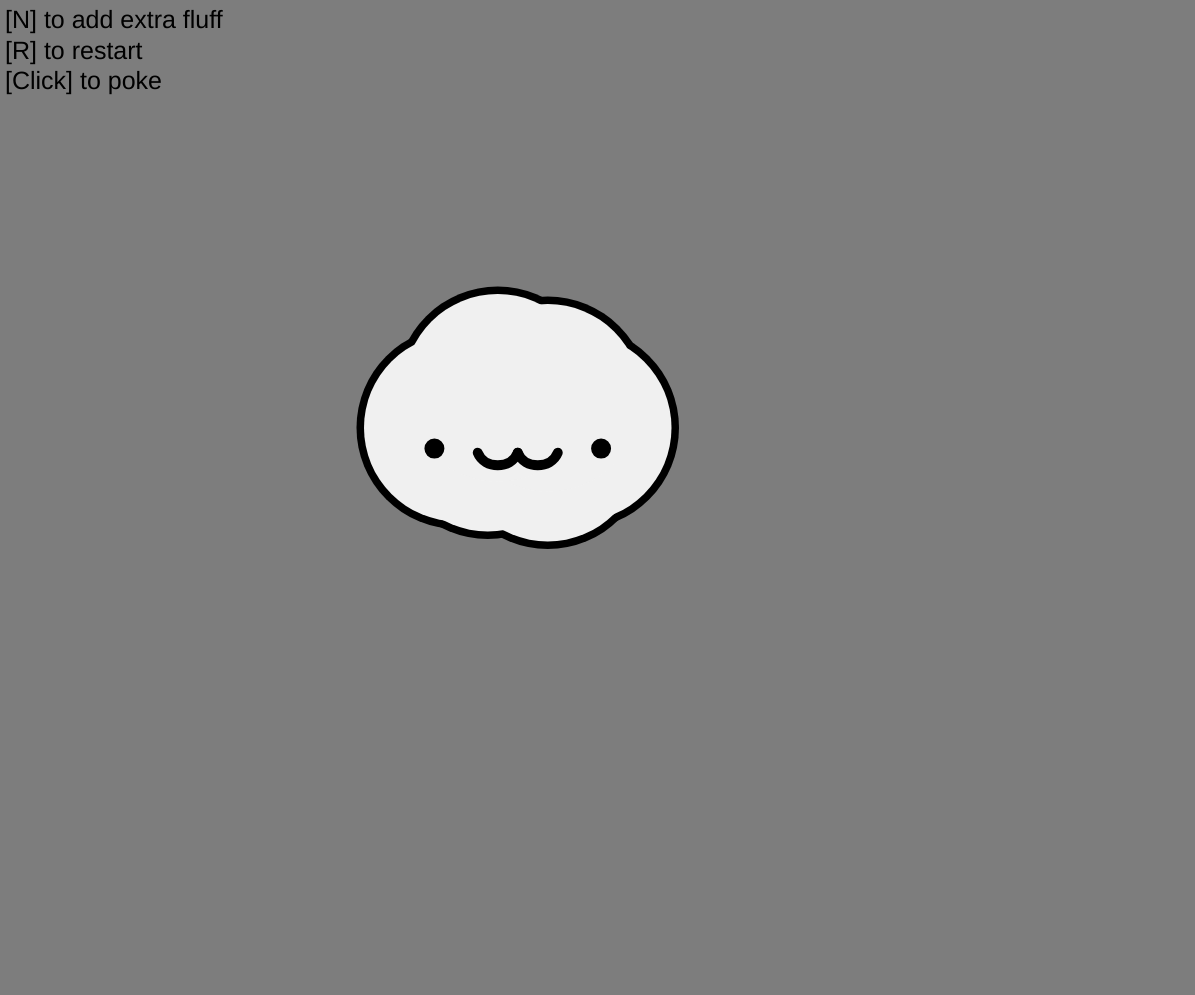
Frame 1 (no input)
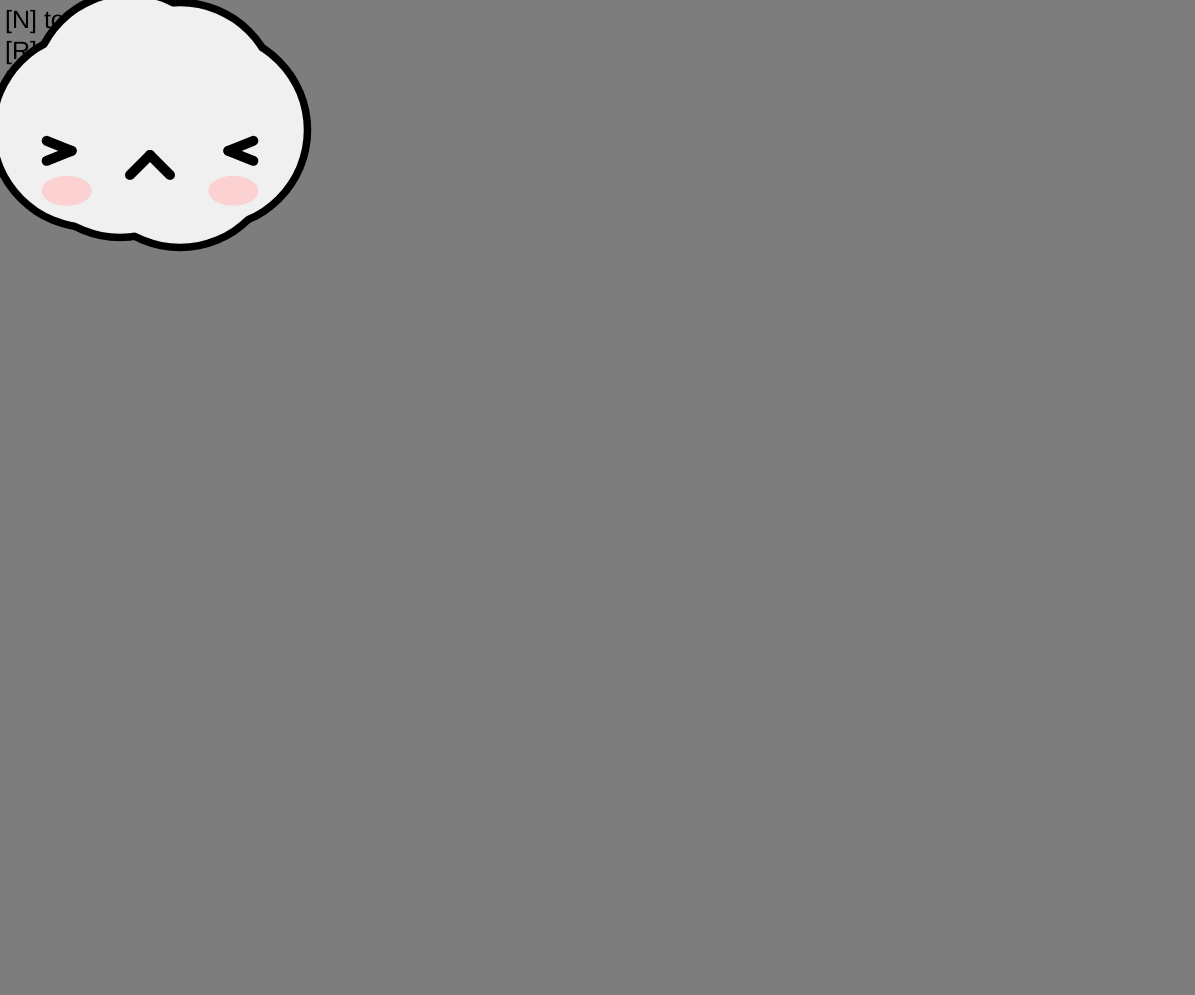
Frame 60 (no input)
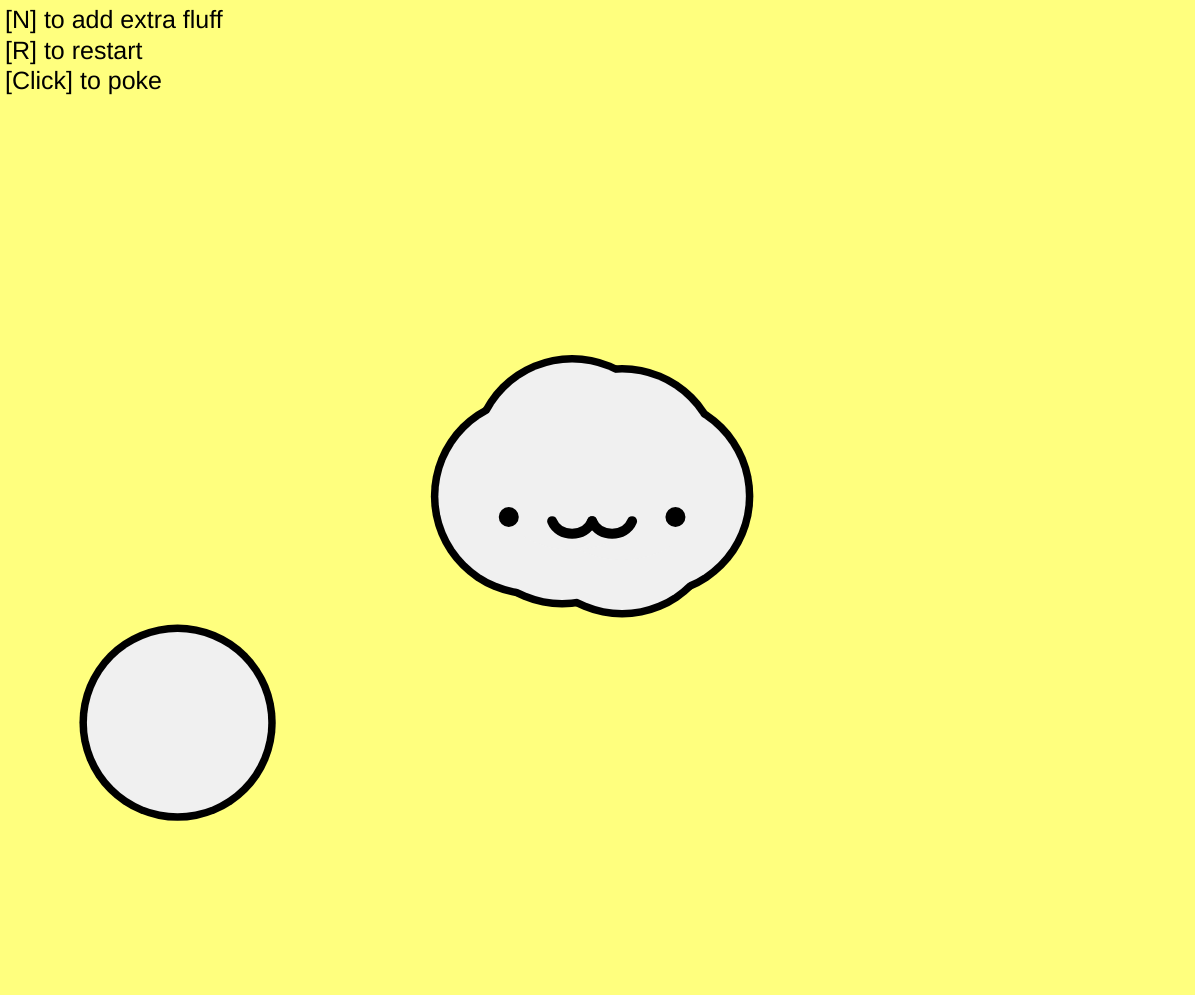
Frame 120 (the mouse pressed at the canvas centre since frame 60)

The p5.js sketch that drew these frames (run headless with seeded random() and noise() and a simulated clock; from frame 60 on, the mouse is pressed at the canvas centre):

// p5.js sketch
// ── sketch.js
/*
Assignment 2: Face "Generator"
Isabella Tedesco
*/
var c, dx, dy;
var cx, CX, mx, rx, lex, rex;
var cy, CY, my, ry, ey;
var earL, earR, foo;
var faceW;  // width of face
var body = [];  // keep track of body parts
var onBody = 0;

var isFull = false;  // whether or not is able to hold more
var raining, timer;
var drop, rain = [];  // particle system for rain?

var minX, minY, maxX, maxY;  // bounds for face on canvas
var eyes = 0, mouth = 0;
var pause = false; var mouse = false;
var owie = false; tock = 0;
var clickie = false;
var nom = false;

var r, g, b, rS, bS, gS;
var keys = {w: false, s: false, a:false, d: false, r:false, g:false, b:false};

var Particle = function() {
  this.x = width/2; this.y = height/2;  // position
  this.vx = 0; this.vy = 0;  // velocity
  this.ax = 0; this.ay = 0;  // acceleration
  this.w = random(100, 250);  // width/diameter of body part
  this.fx = this.x; this.fy = this.y;  // coordinates to follow
  this.dx = 0; this.dy = 0;
  this.angle = 0; this.i = 0;  // angle and index into list for coordinates to follow
  this.following = null;
  this.fw = 0;
  this.timer = 0;
  
  this.drawPart = function(outline) {
    if (!outline) {
      fill(0);
    	noStroke();
    	ellipse(this.x, this.y, this.w+15, this.w+15); }
    if (outline) {
			fill(240, 240, 240, 255);
    	ellipse(this.x, this.y, this.w, this.w);
    }
  }
}

var Raindrop = function() {
  this.x = c.x+random(-faceW/2,faceW/2); this.y = c.y;
  this.vx = c.vx+random(-5, 5); this.vy = c.vy+random(-10,10);  // velocity
  this.ax = 0; this.ay = 5;  // acceleration
  this.w = random(10, 40);
  this.alpha = 255;
  this.c = color(100, 200, 255, this.alpha);
  
  this.drawRaindrop = function() {
    noStroke();
    this.c = color(100, 200, 255, this.alpha);
    fill(this.c)
    ellipse(this.x, this.y, this.w, this.w);
  }
}

function setFaceVals() {
  CX = {a: c.x-30, b: c.x+30, c: c.x+30, d: c.x-20};
  CY = {a: c.y+10, b: c.y+20, c: c.y-30, d: c.y-40};
  cx = [c.x, c.x-60, c.x+60, CX.a, CX.b, CX.c, CX.d];
	cy = [c.y, c.y, c.y, CY.a, CY.b, CY.c, CY.d];
  rx = 250;
  ry = 250;
  mx = c.x;
  my = c.y + ry/10;
  
  //eye x-positions
  lex = c.x - rx/3;  
  rex = c.x + rx/3; 
  
  // eyes y-position
  ey = c.y + ry/12;  
  earL = {a1:lex+100, a2:ey+100, b1:lex-20, b2:ey-90, c1:lex+20, c2:ey-110, d1:lex+150, d2:ey+100};
  earR = {a1:rex-150, a2:ey+100, b1:rex-20, b2:ey-110, c1:rex+20, c2:ey-90, d1:rex-100, d2:ey+100};
  faceW = 3*rx/4;
}

// main face
function initFace() {
  c = new Particle();  
  c.dx = mouseX - c.x;
  c.dy = mouseY - c.y;
  c.w = faceW;
  
  setFaceVals();
}

function setup() { 
  createCanvas(windowWidth-5, windowHeight-5);
  cursor(HAND);
  strokeJoin(ROUND);
  
  minX = 150; maxX = width-150;
  minY = 130; maxY = height-110;
  
  r = 125; g = 125; b = 125;
  rS = 0.3; bS = 0.3; gS = 0.3;
  background(r, g, b, 255);
  
  timer = 0;
  rain = []; raining = false;
  initFace();
  
  var main = new Particle();
  main.x = c.x;
  main.y = c.y;
  main.w = faceW;
  main.fw = faceW;
  main.following = c;
  
   // the face is the first 'body part' that can be followed
  body.push(main); 
} 

function moveObject(obj, fx, fy) {
  obj.dx = fx - obj.x;
  obj.dy = fy - obj.y;
  var sp = 1;
  if (obj !== c) { sp = 2; }
  
  // over 10 -->reduces speed
  obj.ax += sp*obj.dx/10;  
  obj.ay += sp*obj.dy/10;
  obj.x += obj.ax;
  obj.y += obj.ay;

  // For gradual brake--> without this it goes crazy
  if (obj.vx < 0) {obj.vx++; obj.ax = 0;}
  if (obj.vx > 0) {obj.vx--; obj.ax = 0;}
  if (obj.vy < 0) {obj.vy++; obj.ay = 0;}
  if (obj.vy > 0) {obj.vy--; obj.ay = 0;}

  // limits velocity
  obj.vx += obj.ax;
  obj.vx = constrain(obj.vx, -20, 20);
  obj.x += obj.vx;
  obj.vy += obj.ay;
  obj.vy = constrain(obj.vy, -20, 20);
  obj.y += obj.vy;
  return obj;
}

function moveFace() {
  // Move main face.
  moveObject(c, mouseX, mouseY);

  // Limits face to within the canvas.
  if (c.x > maxX || c.x < minX) {
    c.x = constrain(c.x, minX, maxX);
    if (tock == 0) { owie = true; } }
  if (c.y > maxY || c.y < minY) {
    c.y = constrain(c.y, minY, maxY);
    if (tock == 0) { owie = true; }
  }
  
  if (isFull) {
    for (var i = 1; i < body.length; i++) {
      body[i].w -= 3;
      body[i].w = constrain(body[i].w, 0, 250);
    
      if (timer < 40) { timer++; }
      if (timer == 40) {
        body.pop();
        timer = 0;
        if (body.length == 1) { isFull = false; onBody = 0; }
      }
    }
  }
  
   // update main body part coordinates
  body[0].x = c.x; 
  body[0].y = c.y;
  
  // Move each add-on part to follow.
  for (var j = 1; j < body.length; j++) {
    var px = body[j].x;  // location of this part
    var py = body[j].y;
    var inXBounds = false; var inYBounds = false;
    
    if (body[j].following == null) { 
      if (c.x > px-80 && c.x < px+80) { inXBounds = true; }
      if (c.y > py-60 && c.y < py+60) { inYBounds = true; }
        
      if (inXBounds && inYBounds) {
        while (body[j].following == null) {
          body[j].i = floor(random(0, body.length));
        
          
          // follow something that is already attached
          while (body[body[j].i].following == null) {  
            body[j].i = floor(random(0, body.length));
          }
          
          body[j].following = body[body[j].i];
        }
        
        body[j].fw = body[j].following.w;

        body[j].fx = body[body[j].i].x + body[j].fw/2*cos(body[j].angle);
        body[j].fy = body[body[j].i].y + body[j].fw/2*cos(body[j].angle);
        
        onBody+= 1;
        if (onBody > 30) { isFull = true; raining = true; onBody = 0;}
      }
      else if (body[j].timer == 200) { 
        body[j].x = random(minX, maxX);
  			body[j].y = random(minY, maxY);
      }
      body[j].timer++;
    }
    else {
      
  	// If it attached itself to the main face thing...
      var following = body[j].following;  
      body[j].fx = following.x + body[j].fw/2*cos(body[j].angle);  
      body[j].fy = following.y + body[j].fw/2*sin(body[j].angle);
      body[j] = moveObject(body[j], body[j].fx, body[j].fy);
    } 
   
  }
  
  // Facial animations when hitting sides of canvas or being clicked.
  if (owie) {
    if (tock == 0) {
      if (clickie) { mouth = 4; eyes = 1; 
      } else {
    	eyes = round(random(4));
    	mouth = round(random(5));
      }
    }
  tock++;
  if (tock == 30) {owie = false; clickie = false; tock = 0; } } 
  else if (clickie) {mouth = 4;  eyes = 1; } 
  else { mouth = 0; eyes = 0; }
  
  setFaceVals();
}

function addBodyPart() {
  var part = new Particle();
 
  // Overwrite some data.
  part.x = random(minX, maxX);
  part.y = random(minY, maxY);
  part.angle = random(0, 2*PI);
  
  //if (body.length == 45) { isFull = true; raining = true;}
  body.push(part);
}

function draw() {
  background(r, g, b, 255);
  
  fill(0); noStroke(); textSize(25);
  var s = "[N] to add extra fluff"
  text(s, 5, 5+textAscent());
  s = "[R] to restart"
  text(s, 5, 13+2*textAscent());
  s = "[Click] to poke"
  text(s, 5, 20+3*textAscent());
  
  if (!pause) {  
    
  	moveFace();
    var plop = round(random(40));
    if (!isFull && plop == 0) { addBodyPart(); } 
  }
	
  drawFace();
}

function drawFace() {

  drawBody();
  
  drawEyes();
  
  drawMouth();
}

function drawBody() {
  fill(0);
  noStroke();
  
  for (var i = 0; i < 7; i++) {
    ellipse(cx[i], cy[i], faceW+15, faceW+15);
  }
  
  for (i = 1; i < body.length; i++) {  // without outlines
    body[i].drawPart(false);
  }
  
  for (i = 1; i < body.length; i++) {  // with outlines
    body[i].drawPart(true);
  }
  
  fill(240, 240, 240, 255);
  for (var j = 0; j < 7; j++) {
    ellipse(cx[j], cy[j], faceW, faceW);
  }
}

function drawMouth() {
  noFill();
  stroke(0);
  strokeWeight(10);
  
  if (mouth == 6) {  // nom nom
    line(mx-15, my+15, mx-15, my-5); 
  	line(mx+15, my+15, mx+15, my-5); 
  	line(mx-15, my+10, mx+15, my+10); }
  else if (mouth == 5) {
    line(mx-20, my+10, mx+20, my+10); }
  else if (mouth == 4) {
    line(mx-20, my+20, mx, my);
    line(mx, my, mx+20, my+20);
    noStroke();
    fill(255, 200, 200, 200);
    ellipse(lex, ey+40, 50, 30);
    ellipse(rex, ey+40, 50, 30); }
  else if (mouth == 3) {
    curve(mx-40, my+100, mx-40, my, mx+40, my, mx+40, my+100); }
  else if (mouth == 2) {
    fill(150);
  	rect(mx-20, my, 40, 80); }
  else if (mouth == 1) {
    fill(0);
  	ellipse(mx, my, 30, 40); }
  else {
  	curve(mx-40, my-100, mx-40, my, mx, my, mx, my-100);
    curve(mx, my-100, mx, my, mx+40, my, mx+40, my-100); 
  }
}

function drawEyes() {
  fill(255);
  stroke(0); strokeWeight(10);
  
  if (eyes == 3) {
  	line(lex-20, ey, lex+10, ey);
  	line(rex-10, ey, rex+20, ey); }
  else if (eyes == 2) {
  	ellipse(lex, ey, 30, 40);
  	ellipse(rex, ey, 30, 40); }
  else if (eyes == 1) {
  	// left
  	line(lex+5, ey, lex-20, ey-10);
  	line(lex+5, ey, lex-20, ey+10);
  	// right
  	line(rex-5, ey, rex+20, ey-10);
  	line(rex-5, ey, rex+20, ey+10); }
  else {
  	ellipse(lex, ey, 10, 10);
  	ellipse(rex, ey, 10, 10);
  }
}

function drawEars() {
  stroke(0); strokeWeight(10);
  curve(earL.a1, earL.a2, earL.b1, earL.b2, earL.c1, earL.c2, earL.d1, earL.d2);
  curve(earR.a1, earR.a2, earR.b1, earR.b2, earR.c1, earR.c2, earR.d1, earR.d2);
}

function keyPressed() {
  if (key == "P") { pause = !pause; }  // pause
  if (key == "N") { if (!isFull) { addBodyPart(); }}
  if (key == "R") {
    clear();
    body = [];
    setup();
    redraw();
    }
  }
  
function mousePressed() {
  owie = true;
  clickie = true;
}

function mouseMoved() {
  var rAdd = mouseX-pmouseX;
  var bAdd = mouseY-pmouseY;
  r += rAdd/3; 
  g += bAdd/3; 
  b += bS; 
  r = constrain(r, 0, 255);
  g = constrain(g, 0, 255);
  if (b < 0 || b > 255) { bS *= -1; }
}
